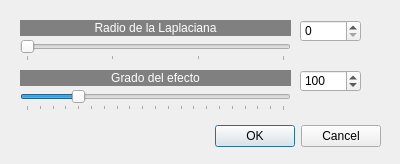
<?xml version="1.0" encoding="UTF-8"?>
<ui version="4.0">
 <class>Perfilado</class>
 <widget class="QDialog" name="Perfilado">
  <property name="geometry">
   <rect>
    <x>0</x>
    <y>0</y>
    <width>400</width>
    <height>164</height>
   </rect>
  </property>
  <property name="windowTitle">
   <string>Perfilado</string>
  </property>
  <widget class="QDialogButtonBox" name="buttonBox">
   <property name="geometry">
    <rect>
     <x>40</x>
     <y>120</y>
     <width>341</width>
     <height>32</height>
    </rect>
   </property>
   <property name="orientation">
    <enum>Qt::Horizontal</enum>
   </property>
   <property name="standardButtons">
    <set>QDialogButtonBox::Cancel|QDialogButtonBox::Ok</set>
   </property>
  </widget>
  <widget class="QLabel" name="label">
   <property name="geometry">
    <rect>
     <x>20</x>
     <y>20</y>
     <width>271</width>
     <height>16</height>
    </rect>
   </property>
   <property name="styleSheet">
    <string notr="true">background-color: rgb(128, 128, 128);
color: rgb(255, 255, 255);</string>
   </property>
   <property name="text">
    <string>Radio de la Laplaciana</string>
   </property>
   <property name="alignment">
    <set>Qt::AlignCenter</set>
   </property>
  </widget>
  <widget class="QLabel" name="label_2">
   <property name="geometry">
    <rect>
     <x>20</x>
     <y>70</y>
     <width>271</width>
     <height>16</height>
    </rect>
   </property>
   <property name="styleSheet">
    <string notr="true">background-color: rgb(128, 128, 128);
color: rgb(255, 255, 255);</string>
   </property>
   <property name="text">
    <string>Grado del efecto</string>
   </property>
   <property name="alignment">
    <set>Qt::AlignCenter</set>
   </property>
  </widget>
  <widget class="QSlider" name="horizontalSlider">
   <property name="geometry">
    <rect>
     <x>20</x>
     <y>40</y>
     <width>271</width>
     <height>21</height>
    </rect>
   </property>
   <property name="minimum">
    <number>0</number>
   </property>
   <property name="maximum">
    <number>3</number>
   </property>
   <property name="pageStep">
    <number>16</number>
   </property>
   <property name="value">
    <number>0</number>
   </property>
   <property name="orientation">
    <enum>Qt::Horizontal</enum>
   </property>
   <property name="tickPosition">
    <enum>QSlider::TicksBelow</enum>
   </property>
   <property name="tickInterval">
    <number>1</number>
   </property>
  </widget>
  <widget class="QSpinBox" name="spinBox_2">
   <property name="geometry">
    <rect>
     <x>300</x>
     <y>70</y>
     <width>61</width>
     <height>22</height>
    </rect>
   </property>
   <property name="minimum">
    <number>0</number>
   </property>
   <property name="maximum">
    <number>500</number>
   </property>
   <property name="value">
    <number>100</number>
   </property>
  </widget>
  <widget class="QSlider" name="horizontalSlider_2">
   <property name="geometry">
    <rect>
     <x>20</x>
     <y>90</y>
     <width>271</width>
     <height>21</height>
    </rect>
   </property>
   <property name="minimum">
    <number>0</number>
   </property>
   <property name="maximum">
    <number>500</number>
   </property>
   <property name="value">
    <number>100</number>
   </property>
   <property name="orientation">
    <enum>Qt::Horizontal</enum>
   </property>
   <property name="tickPosition">
    <enum>QSlider::TicksBelow</enum>
   </property>
   <property name="tickInterval">
    <number>25</number>
   </property>
  </widget>
  <widget class="QSpinBox" name="spinBox">
   <property name="geometry">
    <rect>
     <x>300</x>
     <y>20</y>
     <width>61</width>
     <height>22</height>
    </rect>
   </property>
   <property name="minimum">
    <number>0</number>
   </property>
   <property name="maximum">
    <number>3</number>
   </property>
   <property name="value">
    <number>0</number>
   </property>
   <property name="displayIntegerBase">
    <number>10</number>
   </property>
  </widget>
 </widget>
 <resources/>
 <connections>
  <connection>
   <sender>buttonBox</sender>
   <signal>accepted()</signal>
   <receiver>Perfilado</receiver>
   <slot>accept()</slot>
   <hints>
    <hint type="sourcelabel">
     <x>248</x>
     <y>254</y>
    </hint>
    <hint type="destinationlabel">
     <x>157</x>
     <y>274</y>
    </hint>
   </hints>
  </connection>
  <connection>
   <sender>buttonBox</sender>
   <signal>rejected()</signal>
   <receiver>Perfilado</receiver>
   <slot>reject()</slot>
   <hints>
    <hint type="sourcelabel">
     <x>316</x>
     <y>260</y>
    </hint>
    <hint type="destinationlabel">
     <x>286</x>
     <y>274</y>
    </hint>
   </hints>
  </connection>
 </connections>
</ui>
